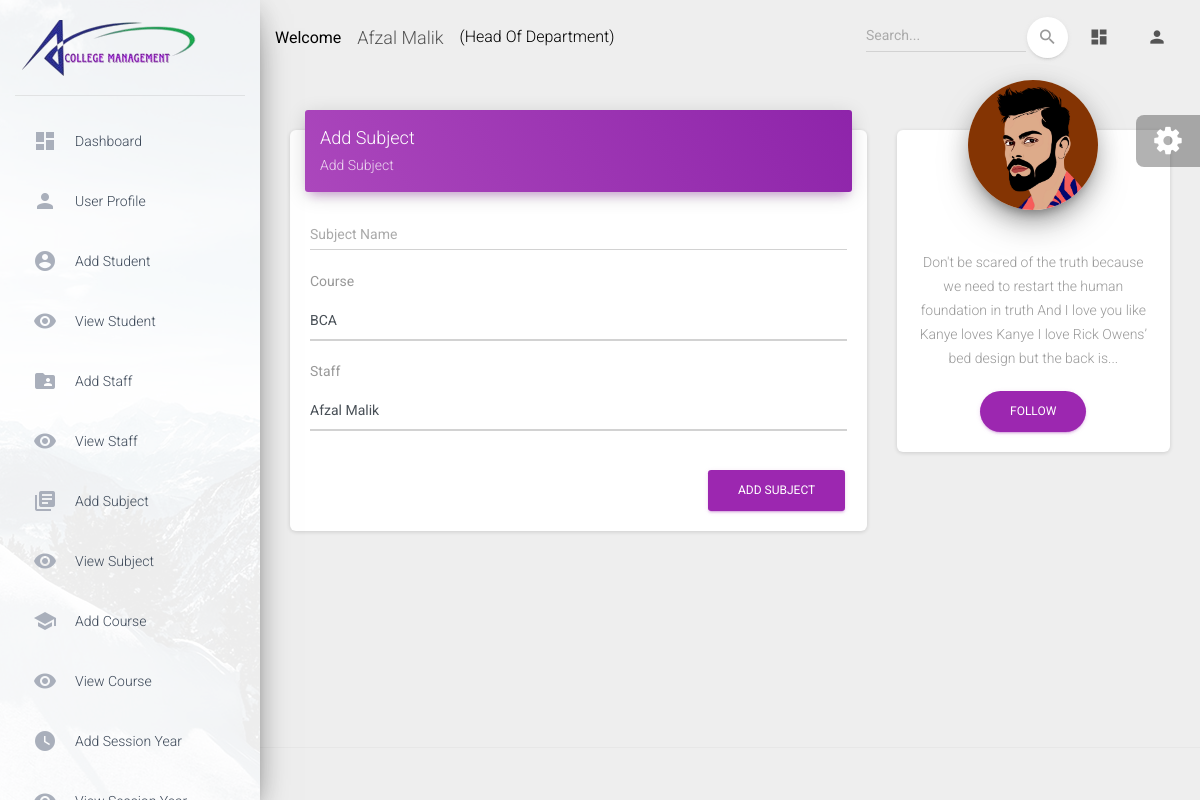
The app's page /hod/subject/add (signed in) with its own data.
### app/models.py (models this page shows)
class CustomUser(AbstractUser):
    USER = (
        (1,'HOD'),
        (2, 'STAFF'),
        (3, 'STUDENT'),
    )
    user_type=models.CharField(choices=USER,max_length=50,default=1)
    profile_pic=models.ImageField(upload_to='media/profile_pic')

### college_project/hod_views.py (the view, shortened to what this page needs)
# urls.py: path('hod/subject/add', hod_views.ADD_SUBJECT, name='add_subject'),
def ADD_SUBJECT(request):
    course = Course.objects.all()
    staff=Staff.objects.all()
    context={
        'course':course,
        'staff':staff,
    }
    return render(request,'hod/add_subject.html',context)

### templates/hod/add_subject.html (shortened to what this page needs)
{% extends "base.html" %}
{% block content %}
          <div class="row">
            <div class="col-md-8">
              <div class="card">
                <div class="card-header card-header-primary">
                  <h4 class="card-title">Add Subject</h4>
                  <p class="card-category">Add Subject</p>
                </div>
                <div class="card-body">
                  <form action="{% url 'add_subject' %}" method="post">
                    <div class="row">
                      <div class="col-md-12">
                        <div class="form-group">
                          <label class="bmd-label-floating">Subject Name</label>
                          <input type="text" class="form-control"  name="subject_name" required>
                        </div>
                      </div>
                      <div class="col-md-12">
                        <div class="form-group">
                          <label class="bmd-label-floating">Course</label>
                          <select class="form-control" name="course_id" required>
                            {% for i in course %}
                            <option value="{{i.id}}">{{i.name}}</option>
                            {% endfor %}
                          </select>
                        </div>
                      </div>
                      <div class="col-md-12">
                        <div class="form-group">
                          <label class="bmd-label-floating">Staff</label>
                          <select class="form-control" name="staff_id" required>
                            {% for i in staff %}
                            <option value="{{i.id}}">{{i.admin.first_name}}  {{i.admin.last_name}}</option>
                            {% endfor %}
                          </select>
                        </div>
                      </div>
                      </div>
                    <br>
                    <button type="submit" class="btn btn-primary pull-right">Add Subject</button>
                    <div class="clearfix"></div>
                  </form>
                </div>
              </div>
            </div>
            <div class="col-md-4">
              <div class="card card-profile">
                <div class="card-avatar">
                  {% if user.profile_pic == "" %}
                    <a href="#pablo">
                    <img class="img" src="/static/assets/img/faces/noimg1.png" />
                  </a>
                  {% else %}
                  <a href="#">
                    <img class="img" src="/{{user.profile_pic}}" />
                  </a>
                  {% endif %}
                </div>
                <div class="card-body">
                  <p class="card-description">
                    Don't be scared of the truth because we need to restart the human foundation in truth And I love you like Kanye loves Kanye I love Rick Owens’ bed design but the back is...
                  </p>
                  <a href="#pablo" class="btn btn-primary btn-round">Follow</a>
                </div>
              </div>
            </div>
          </div>
{% endblock content %}

### templates/includes/navigation.html (shortened to what this page needs)
      <nav class="navbar navbar-expand-lg navbar-transparent navbar-absolute fixed-top ">
        <div class="container-fluid">
          <div class="navbar-wrapper">
            <strong style="color:black;">Welcome</strong>
            <a class="navbar-brand" href="#pablo">{{user.first_name}} {{user.last_name}}</a>
            {% if user.user_type == '1' %}
            <p style="margin-top: 15px; color:black;">(Head Of Department)</p>
            {% elif user.user_type == '2' %}
            <p style="margin-top: 15px; color:black;">(Staff)</p>
            {% else %}
            <p style="margin-top: 15px; color:black;">(Student)</p>
            {% endif %}
          </div>
          <div class="collapse navbar-collapse justify-content-end">
            <form class="navbar-form">
              <div class="input-group no-border">
                <input type="text" value="" class="form-control" placeholder="Search...">
                <button type="submit" class="btn btn-white btn-round btn-just-icon">
                  <i class="material-icons">search</i>
                  <div class="ripple-container"></div>
                </button>
              </div>
            </form>
            <ul class="navbar-nav">
              <li class="nav-item">
                <a class="nav-link" href="#pablo">
                  <i class="material-icons">dashboard</i>
                </a>
              </li>
              <li class="nav-item dropdown">
                <a class="nav-link" href="#pablo" id="navbarDropdownProfile" data-toggle="dropdown" aria-haspopup="true" aria-expanded="false">
                  <i class="material-icons">person</i>
                </a>
              </li>
            </ul>
          </div>
        </div>
      </nav>

### records on screen
CustomUser: first_name "Afzal", last_name "Malik", profile_pic (picture)

### other values on screen
form field course_id "BCA"
form field staff_id "Afzal Malik"
